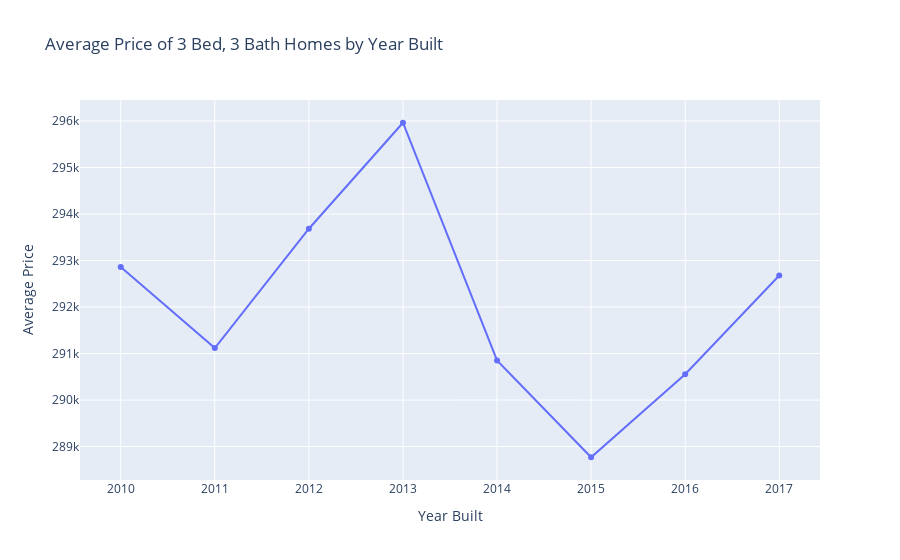

Notebook cell for this chart:
### Code cell
# 4. What is the average price of a home for each year the home was built,
# that have 3 bedrooms and 3 bathrooms, rounded to two decimal places?
result2 = spark.sql("""
          SELECT
            date_built as year_built,
            ROUND(AVG(price), 2) AS avg_price
          FROM home_sales
          WHERE bedrooms=3 AND bathrooms=3
          GROUP BY year_built
          ORDER BY year_built""")

# Show table
result2.show()

# Convert to Pandas DataFrame for plotting
pandas_df = result2.toPandas()

# Create a Plotly graph
fig = px.line(pandas_df, x="year_built", y="avg_price", title='Average Price of 3 Bed, 3 Bath Homes by Year Built', markers=True)
fig.update_xaxes(title_text="Year Built")
fig.update_yaxes(title_text="Average Price")
fig.show()

# Create a Matplotlib graph
#plt.figure(figsize=(10, 6))
#plt.plot(pandas_df['year_built'], pandas_df['avg_price'], marker='o', linestyle='-')
#plt.title("Average Price of 3 Bed, 3 Bath Homes by Year Built")
#plt.xlabel("Year Built")
#plt.ylabel("Average Price")
#plt.xticks(rotation=45)
#plt.grid(True)
#plt.show()

### Figure 1 — Plotly figure (JSON) as saved in the notebook; plotly's stock layout.template omitted (floating-point values rounded to 4 significant figures)
{"data": [{"hovertemplate": "year_built=%{x}<br>avg_price=%{y}<extra></extra>", "legendgroup": "", "line": {"color": "#636efa", "dash": "solid"}, "marker": {"symbol": "circle"}, "mode": "lines+markers", "name": "", "orientation": "v", "showlegend": false, "type": "scatter", "x": [2010, 2011, 2012, 2013, 2014, 2015, 2016, 2017], "xaxis": "x", "y": [292900.0, 291100.0, 293700.0, 296000.0, 290900.0, 288800.0, 290600.0, 292700.0], "yaxis": "y"}], "layout": {"legend": {"tracegroupgap": 0}, "title": {"text": "Average Price of 3 Bed, 3 Bath Homes by Year Built"}, "xaxis": {"anchor": "y", "domain": [0, 1], "title": {"text": "Year Built"}}, "yaxis": {"anchor": "x", "domain": [0, 1], "title": {"text": "Average Price"}}}}
